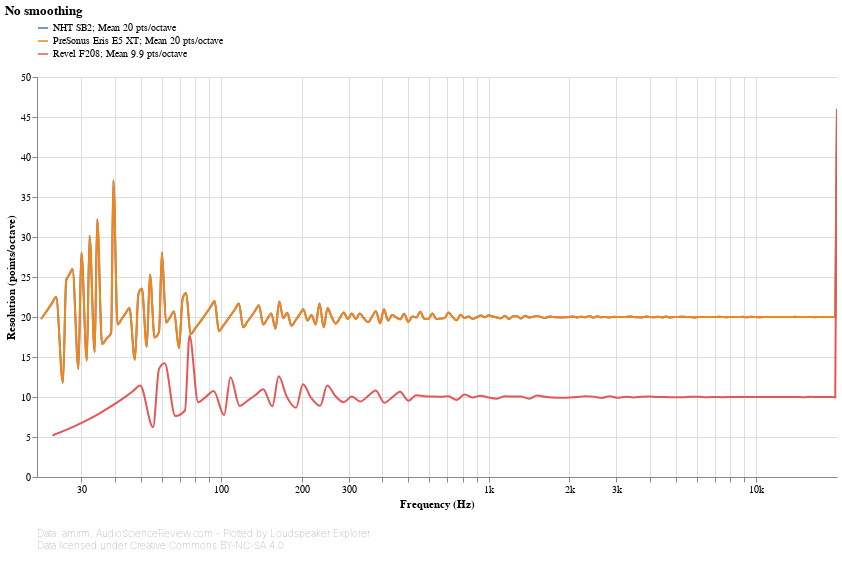

Here is the notebook cell this chart was saved with:
### Markdown cell above
## Resolution

This chart shows the resolution of the input data at each frequency. For each point, resolution is calculated by looking at the distance from the previous point. The larger the distance, the lower the resolution.

A straight, horizontal line means that resolution is constant throughout the spectrum, or in other words, points are equally spaced in log-frequency. Some Loudspeaker Explorer features, especially smoothing and detrending, implicitly assume that this is the case, and might produce inaccurate results otherwise.

### Code cell
#@markdown
frequency_response_chart(
    speakers_fr_ready
        .pipe(lsx.pd.index_as_columns)
        .set_index('Speaker')
        .set_index('Frequency [Hz]', append=True, drop=False)
        .groupby('Speaker').apply(lambda frequencies: frequencies / frequencies.shift(1))
        .pipe(np.log2)
        .pow(-1)
        .rename(columns={'Frequency [Hz]': 'Resolution (points/octave)'})
        .pipe(lsx.pd.remap_columns, {
            'Resolution (points/octave)': 'value',
        }),
    lambda chart: lsx.util.pipe(chart
        .encode(alt.Y('value', type='quantitative', title='Resolution (points/octave)', axis=alt.Axis(grid=True))),
        lambda chart: lsx.alt.interactive_line(chart, speaker_color())),
    alter_tooltips=lambda tooltips:
        ([alt.Tooltip('speaker', title='Speaker')]
            if speakers_fr_ready.index.get_level_values('Speaker').nunique() > 1 else []) +
        tooltips +
        [alt.Tooltip('value', type='quantitative', title='Resolution (points/octave)', format='.2f')]
)

### Figure 1 — Vega-Lite specification as saved in the notebook (floating-point values rounded to 4 significant figures; data arrays with more than 128 entries replaced by an {"elided": "..."} marker saying what was removed)
{"config": {"view": {"continuousWidth": 400, "continuousHeight": 300, "opacity": 0}}, "vconcat": [{"layer": [{"mark": {"type": "line", "clip": true, "interpolate": "monotone"}, "encoding": {"color": {"type": "nominal", "field": "speaker", "legend": {"direction": "vertical", "labelLimit": 600, "orient": "top", "symbolType": "stroke"}, "title": null}, "opacity": {"condition": {"value": 1, "selection": "selector001"}, "value": 0.2}, "tooltip": [{"type": "nominal", "field": "speaker", "title": "Speaker"}, {"type": "quantitative", "field": "frequency", "format": ".03s", "title": "Frequency (Hz)"}, {"type": "quantitative", "field": "value", "format": ".2f", "title": "Resolution (points/octave)"}], "x": {"type": "quantitative", "axis": {"format": "s"}, "field": "frequency", "scale": {"base": 10, "nice": false, "type": "log"}, "title": "Frequency (Hz)"}, "y": {"type": "quantitative", "axis": {"grid": true}, "field": "value", "title": "Resolution (points/octave)"}}, "height": 400, "selection": {"selector001": {"type": "multi", "encodings": ["color"], "bind": "legend"}}, "title": {"text": "No smoothing", "anchor": "start"}, "transform": [{"flatten": ["frequency", "value"]}], "width": 800}, {"mark": {"type": "circle", "clip": true, "size": 100}, "encoding": {"color": {"type": "nominal", "field": "speaker", "legend": {"direction": "vertical", "labelLimit": 600, "orient": "top", "symbolType": "stroke"}, "title": null}, "fillOpacity": {"condition": {"value": 0.3, "selection": "selector002"}, "value": 0}, "tooltip": [{"type": "nominal", "field": "speaker", "title": "Speaker"}, {"type": "quantitative", "field": "frequency", "format": ".03s", "title": "Frequency (Hz)"}, {"type": "quantitative", "field": "value", "format": ".2f", "title": "Resolution (points/octave)"}], "x": {"type": "quantitative", "axis": {"format": "s"}, "field": "frequency", "scale": {"base": 10, "nice": false, "type": "log"}, "title": "Frequency (Hz)"}, "y": {"type": "quantitative", "axis": {"grid": true}, "field": "value", "title": "Resolution (points/octave)"}}, "height": 400, "selection": {"selector002": {"type": "single", "on": "mouseover", "clear": "mouseout", "empty": "none", "encodings": ["x", "y"]}, "selector003": {"type": "interval", "bind": "scales", "encodings": ["x", "y"]}}, "title": {"text": "No smoothing", "anchor": "start"}, "transform": [{"flatten": ["frequency", "value"]}], "width": 800}], "data": {"name": "data-692025f8197e1d21a82cbabad2f5a08a"}}, {"mark": "text", "height": 1, "title": {"text": ["Data: amirm, AudioScienceReview.com - Plotted by Loudspeaker Explorer", "Data licensed under Creative Commons BY-NC-SA 4.0"], "anchor": "start", "color": "gray", "fontSize": 10, "fontWeight": "lighter"}, "width": 600}], "resolve": {"legend": {"color": "independent"}}, "$schema": "https://vega.github.io/schema/vega-lite/v4.8.1.json", "datasets": {"data-692025f8197e1d21a82cbabad2f5a08a": [{"speaker": "NHT SB2; Mean 20 pts/octave", "frequency": {"elided": "200 float values"}, "value": {"elided": "200 float values"}}, {"speaker": "PreSonus Eris E5 XT; Mean 20 pts/octave", "frequency": {"elided": "200 float values"}, "value": {"elided": "200 float values"}}, {"speaker": "Revel F208; Mean 9.9 pts/octave", "frequency": [20.51, 23.44, 26.37, 29.3, 32.23, 35.16, 38.09, 41.02, 43.95, 46.88, 49.8, 55.66, 58.59, 61.52, 67.38, 73.24, 76.17, 82.03, 87.89, 93.75, 102.5, 108.4, 117.2, 126.0, 134.8, 143.6, 155.3, 164.1, 175.8, 190.4, 202.1, 216.8, 234.4, 249.0, 266.6, 287.1, 307.6, 331.1, 354.5, 377.9, 407.2, 436.5, 465.8, 501.0, 536.1, 574.2, 615.2, 659.2, 706.1, 758.8, 811.5, 870.1, 931.6, 999.0, 1072.0, 1148.0, 1230.0, 1318.0, 1415.0, 1515.0, 1623.0, 1740.0, 1866.0, 2001.0, 2145.0, 2297.0, 2461.0, 2640.0, 2827.0, 3032.0, 3249.0, 3483.0, 3732.0, 3999.0, 4286.0, 4594.0, 4925.0, 5279.0, 5657.0, 6062.0, 6498.0, 6964.0, 7465.0, 8001.0, 8575.0, 9190.0, 9850.0, 10560.0, 11310.0, 12130.0, 13000.0, 13930.0, 14930.0, 16000.0, 17150.0, 18380.0, 19700.0, 20000.0], "value": [NaN, 5.191, 5.885, 6.579, 7.273, 7.966, 8.66, 9.353, 10.05, 10.74, 11.43, 6.232, 13.51, 14.21, 7.619, 8.313, 17.67, 9.353, 10.05, 10.74, 7.735, 12.47, 8.89, 9.584, 10.28, 10.97, 8.834, 12.59, 10.05, 8.659, 11.61, 9.908, 8.891, 11.43, 10.16, 9.354, 10.05, 9.44, 10.13, 10.83, 9.284, 9.978, 10.67, 9.526, 10.22, 10.1, 10.05, 10.05, 10.09, 9.623, 10.32, 9.943, 10.15, 9.926, 9.796, 10.1, 10.05, 10.05, 9.794, 10.19, 10.03, 9.943, 9.917, 9.941, 10.01, 10.1, 10.05, 9.888, 10.1, 9.898, 10.04, 9.951, 10.04, 10.05, 9.997, 10.0, 9.961, 9.972, 10.03, 10.04, 9.967, 10.01, 9.978, 9.993, 10.0, 10.0, 10.01, 10.01, 9.985, 10.01, 10.0, 10.01, 9.977, 10.02, 9.998, 10.0, 9.984, 46.04]}]}}
